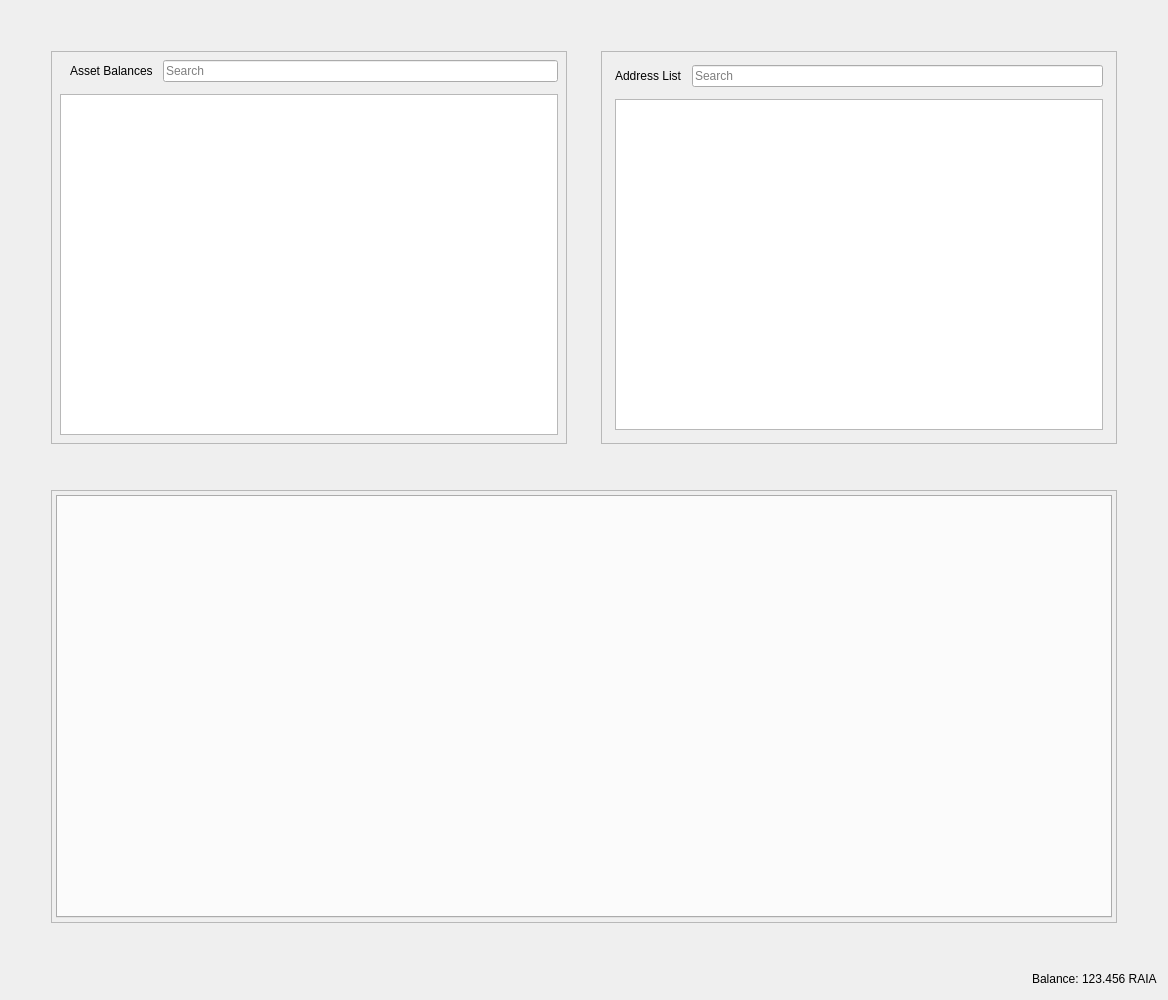
<?xml version="1.0" encoding="UTF-8"?>
<ui version="4.0">
 <class>RestrictedAssetsDialog</class>
 <widget class="QDialog" name="RestrictedAssetsDialog">
  <property name="geometry">
   <rect>
    <x>0</x>
    <y>0</y>
    <width>1168</width>
    <height>1000</height>
   </rect>
  </property>
  <property name="windowTitle">
   <string>Send Coins</string>
  </property>
  <layout class="QVBoxLayout" name="verticalLayout">
   <item>
    <layout class="QHBoxLayout" name="horizontalLayout">
     <property name="spacing">
      <number>34</number>
     </property>
     <property name="leftMargin">
      <number>40</number>
     </property>
     <property name="topMargin">
      <number>40</number>
     </property>
     <property name="rightMargin">
      <number>40</number>
     </property>
     <property name="bottomMargin">
      <number>40</number>
     </property>
     <item>
      <widget class="QFrame" name="frameAssetBalance">
       <property name="frameShape">
        <enum>QFrame::StyledPanel</enum>
       </property>
       <property name="frameShadow">
        <enum>QFrame::Raised</enum>
       </property>
       <layout class="QVBoxLayout" name="verticalLayout_7">
        <property name="spacing">
         <number>12</number>
        </property>
        <property name="leftMargin">
         <number>4</number>
        </property>
        <property name="topMargin">
         <number>4</number>
        </property>
        <property name="rightMargin">
         <number>4</number>
        </property>
        <property name="bottomMargin">
         <number>4</number>
        </property>
        <item>
         <layout class="QVBoxLayout" name="verticalLayout_4">
          <property name="spacing">
           <number>12</number>
          </property>
          <property name="leftMargin">
           <number>4</number>
          </property>
          <property name="topMargin">
           <number>4</number>
          </property>
          <property name="rightMargin">
           <number>4</number>
          </property>
          <property name="bottomMargin">
           <number>4</number>
          </property>
          <item>
           <layout class="QHBoxLayout" name="horizontalLayout_8">
            <property name="spacing">
             <number>10</number>
            </property>
            <property name="leftMargin">
             <number>10</number>
            </property>
            <item>
             <widget class="QLabel" name="labelAssetBalance">
              <property name="text">
               <string>Asset Balances</string>
              </property>
             </widget>
            </item>
            <item>
             <widget class="QLineEdit" name="lineEditAssetSearch">
              <property name="placeholderText">
               <string>Search</string>
              </property>
             </widget>
            </item>
           </layout>
          </item>
          <item>
           <widget class="QTableView" name="listAssets"/>
          </item>
         </layout>
        </item>
       </layout>
      </widget>
     </item>
     <item>
      <widget class="QFrame" name="frameAddressList">
       <property name="frameShape">
        <enum>QFrame::StyledPanel</enum>
       </property>
       <property name="frameShadow">
        <enum>QFrame::Raised</enum>
       </property>
       <layout class="QVBoxLayout" name="verticalLayout_10">
        <property name="spacing">
         <number>12</number>
        </property>
        <item>
         <layout class="QVBoxLayout" name="verticalLayout_9">
          <property name="spacing">
           <number>12</number>
          </property>
          <property name="leftMargin">
           <number>4</number>
          </property>
          <property name="topMargin">
           <number>4</number>
          </property>
          <property name="rightMargin">
           <number>4</number>
          </property>
          <property name="bottomMargin">
           <number>4</number>
          </property>
          <item>
           <layout class="QHBoxLayout" name="horizontalLayout_9">
            <property name="spacing">
             <number>10</number>
            </property>
            <property name="leftMargin">
             <number>0</number>
            </property>
            <property name="topMargin">
             <number>0</number>
            </property>
            <property name="rightMargin">
             <number>0</number>
            </property>
            <property name="bottomMargin">
             <number>0</number>
            </property>
            <item>
             <widget class="QLabel" name="labelAddressList">
              <property name="text">
               <string>Address List</string>
              </property>
             </widget>
            </item>
            <item>
             <widget class="QLineEdit" name="lineEditAddressSearch">
              <property name="placeholderText">
               <string>Search</string>
              </property>
             </widget>
            </item>
           </layout>
          </item>
          <item>
           <widget class="QTableView" name="myAddressList"/>
          </item>
         </layout>
        </item>
       </layout>
      </widget>
     </item>
    </layout>
   </item>
   <item>
    <layout class="QHBoxLayout" name="horizontalLayout_4">
     <property name="spacing">
      <number>34</number>
     </property>
     <property name="leftMargin">
      <number>40</number>
     </property>
     <property name="topMargin">
      <number>0</number>
     </property>
     <property name="rightMargin">
      <number>40</number>
     </property>
     <property name="bottomMargin">
      <number>40</number>
     </property>
     <item>
      <widget class="QFrame" name="tabFrame">
       <property name="frameShape">
        <enum>QFrame::StyledPanel</enum>
       </property>
       <property name="frameShadow">
        <enum>QFrame::Raised</enum>
       </property>
       <layout class="QVBoxLayout" name="verticalLayout_8">
        <property name="spacing">
         <number>12</number>
        </property>
        <property name="leftMargin">
         <number>4</number>
        </property>
        <property name="topMargin">
         <number>4</number>
        </property>
        <property name="rightMargin">
         <number>4</number>
        </property>
        <property name="bottomMargin">
         <number>4</number>
        </property>
        <item>
         <widget class="QTabWidget" name="tabWidget">
          <property name="tabPosition">
           <enum>QTabWidget::North</enum>
          </property>
          <property name="tabShape">
           <enum>QTabWidget::Rounded</enum>
          </property>
          <property name="currentIndex">
           <number>-1</number>
          </property>
          <property name="elideMode">
           <enum>Qt::ElideNone</enum>
          </property>
         </widget>
        </item>
       </layout>
      </widget>
     </item>
    </layout>
   </item>
   <item>
    <layout class="QHBoxLayout" name="horizontalLayout_2">
     <property name="spacing">
      <number>3</number>
     </property>
     <item>
      <spacer name="horizontalSpacer">
       <property name="orientation">
        <enum>Qt::Horizontal</enum>
       </property>
       <property name="sizeHint" stdset="0">
        <size>
         <width>40</width>
         <height>20</height>
        </size>
       </property>
      </spacer>
     </item>
     <item alignment="Qt::AlignRight">
      <widget class="QLabel" name="label">
       <property name="sizePolicy">
        <sizepolicy hsizetype="Preferred" vsizetype="Fixed">
         <horstretch>0</horstretch>
         <verstretch>0</verstretch>
        </sizepolicy>
       </property>
       <property name="text">
        <string>Balance:</string>
       </property>
      </widget>
     </item>
     <item alignment="Qt::AlignRight">
      <widget class="QLabel" name="labelBalance">
       <property name="sizePolicy">
        <sizepolicy hsizetype="Preferred" vsizetype="Fixed">
         <horstretch>0</horstretch>
         <verstretch>0</verstretch>
        </sizepolicy>
       </property>
       <property name="cursor">
        <cursorShape>IBeamCursor</cursorShape>
       </property>
       <property name="text">
        <string notr="true">123.456 RAIA</string>
       </property>
       <property name="textInteractionFlags">
        <set>Qt::LinksAccessibleByMouse|Qt::TextSelectableByKeyboard|Qt::TextSelectableByMouse</set>
       </property>
      </widget>
     </item>
    </layout>
   </item>
  </layout>
 </widget>
 <resources>
  <include location="../raianetwork.qrc"/>
 </resources>
 <connections/>
</ui>
